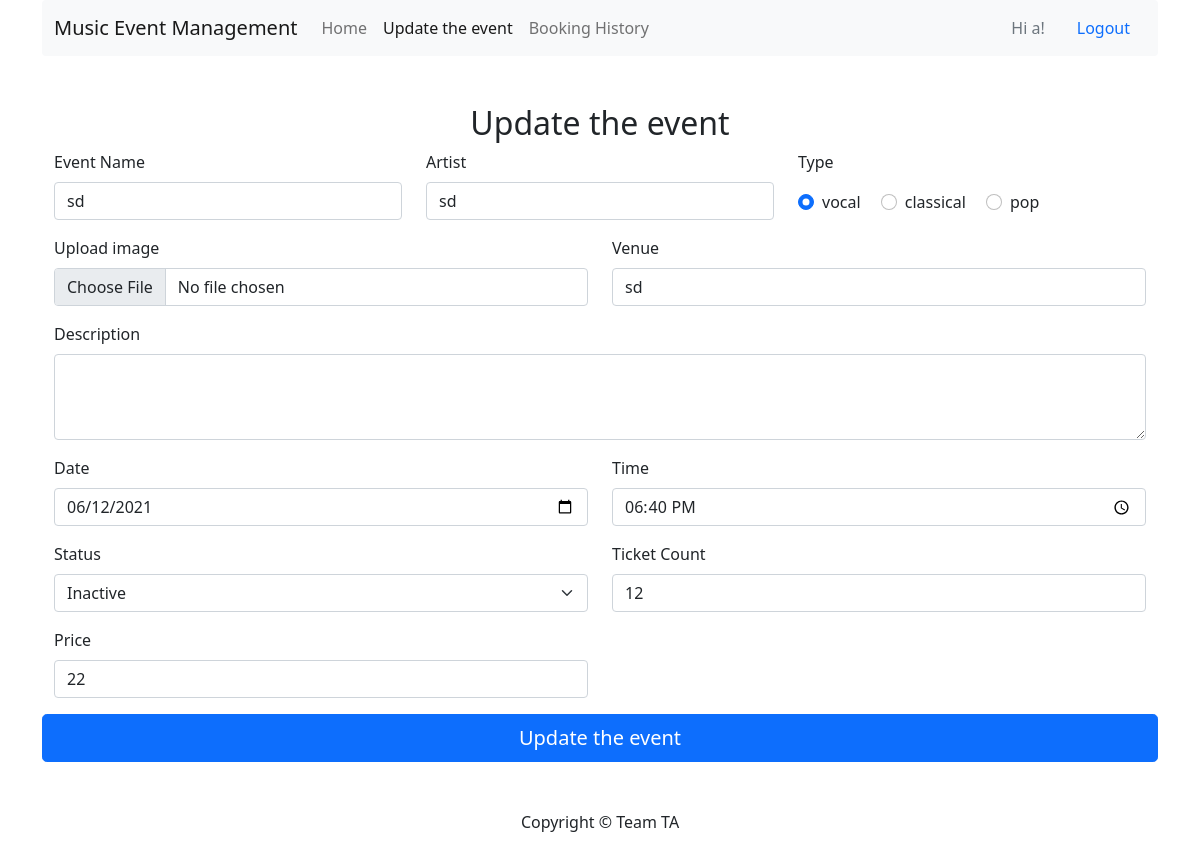
The app's page /admin/update_event?event_id=9 (signed in) with its own data.
### app/models.py (models this page shows, shortened)
class User(db.Model, UserMixin):
    __tablename__ = 'users'
    id = db.Column(db.Integer, primary_key=True)
    role = db.Column(db.String(32), index=False, nullable=False)
    username = db.Column(db.String(128), index=True,
                         unique=True, nullable=False)
    emailid = db.Column(db.String(128), index=False, nullable=False)
    phonenumber = db.Column(db.String(128), index=False, nullable=False)
    address = db.Column(db.String(128), nullable=True)
    password_hash = db.Column(db.String(128), nullable=False)
    comments = db.relationship('Comment', backref='user')
    bookings = db.relationship('Booking', backref='user')

class Event(db.Model):
    __tablename__ = 'events'
    id = db.Column(db.Integer, primary_key=True)
    name = db.Column(db.String(128), index=True, nullable=False)
    type = db.Column(db.String(64), nullable=False)
    venue = db.Column(db.String(128), nullable=False)
    datetime = db.Column(db.DateTime, nullable=False)
    price = db.Column(db.Integer)
    artist = db.Column(db.String(128), nullable=False)
    description = db.Column(db.String(384), nullable=False)
    ticketcount = db.Column(db.Integer, nullable=False)
    status = db.Column(db.String(64), nullable=False)
    creator_id = db.Column(
        db.Integer, db.ForeignKey('users.id'), nullable=False)
    comments = db.relationship('Comment', backref='events')

### app/admin/__init__.py (the view, shortened to what this page needs)
@bp.route('/update_event', methods=['POST', 'GET'])
@login_required
def update_event():
    if current_user.role != 'administrator':
        return redirect(url_for('main.content.list_items'))
    event_id = request.args.get('event_id')
    e1 = Event.query.filter_by(id=event_id).first()
    return render_template('admin/event_editor.html',
                           url=url_for('main.admin.update_event',
                                       event_id=event_id),
                           date=e1.datetime.date().strftime("%Y-%m-%d"),
                           time=e1.datetime.time().strftime("%H:%M"), e=e1,
                           title="Update the event")

### app/__init__.py (called while the page is built)
def create_app():
    app = Flask(__name__)
    app.debug = True
    app.secret_key = 'utroutoru'
    app.config['SQLALCHEMY_DATABASE_URI'] = 'sqlite:///database.db'
    db.init_app(app)
    bootstrap = Bootstrap(app)
    login_manager = LoginManager()
    login_manager.login_view = 'main.user.login'
    login_manager.init_app(app)
    from .models import User
    @login_manager.user_loader
    def load_user(user_id):
        return User.query.get(int(user_id))
    from . import views
    app.register_blueprint(views.bp)
    return app

### app/templates/admin/event_editor.html (shortened to what this page needs)
{% extends "base.html" %}{% block header %}
<li class="nav-item">
  <a class="nav-link" href="{{ url_for('main.content.list_items') }}">Home</a>
</li>
<li class="nav-item">
  <a class="nav-link active" href="{{ url }}">{{ title }}</a>
</li>
<li class="nav-item">
  <a class="nav-link" href="{{ url_for('main.order.booking_history') }}"
    >Booking History</a
  >
</li>
{% endblock %} {% block content %}
<div class="container col-xxl-8 px-4 py-5">
  <h2 class="text-center">{{ title }}</h2>
  <form class="row" action="{{ url }}" enctype='multipart/form-data' method="POST">
    <div class="col-4 mb-3">
      <label for="name" class="form-label">Event Name</label>
      <input
        type="text"
        class="form-control"
        name="name"
        id="name"
        placeholder="Event Name"
        value="{{ e.name }}"
        required
      />
    </div>
    <div class="col-4 mb-3">
      <label for="artist" class="form-label">Artist</label>
      <input
        type="text"
        class="form-control"
        name="artist"
        id="artist"
        placeholder="Artist"
        value="{{ e.artist }}"
        required
      />
    </div>
    <div class="col-4 mb-3">
      <p>Type</p>
      <div class="form-check form-check-inline">
        <input
          class="form-check-input"
          type="radio"
          name="type"
          id="vocal"
          value="vocal"
          {% if e.type == "vocal" %}
            checked
          {% endif %}
        />
        <label class="form-check-label" for="vocal">vocal</label>
      </div>
      <div class="form-check form-check-inline">
        <input
          class="form-check-input"
          type="radio"
          name="type"
          id="classical"
          value="classical"
        />
        <label class="form-check-label" for="classical">classical</label>
      </div>
      <div class="form-check form-check-inline">
        <input
          class="form-check-input"
          type="radio"
          name="type"
          id="pop"
          value="pop"
        />
        <label class="form-check-label" for="pop">pop</label>
      </div>
    </div>
    <div class="col-6 mb-3">
      <label for="image" class="form-label">Upload image</label>
      <input name="file" class="form-control" type="file" id="image" />
    </div>
    <div class="col-6 mb-3">
      <label for="venue" class="form-label">Venue</label>
      <input
        type="text"
        class="form-control"
        name="venue"
        id="venue"
        placeholder="Venue"
        value="{{ e.venue }}"
        required
      />
    </div>
    <div class="col-12 mb-3">
      <label for="description" class="form-label">Description</label>
      <textarea  name="description" class="form-control" id="description" rows="3">{{ e.description }}</textarea>
    </div>
    <div class="col-6 mb-3">
      <label for="date" class="form-label">Date</label>
      <input value="{{ date }}" name="date" type="date" class="form-control" id="date" required />
    </div>
    <div class="col-6 mb-3">
      <label for="time" class="form-label">Time</label>
      <input value="{{ time }}" name="time" type="time" class="form-control" id="time" required />
    </div>
    <div class="col-6 mb-3">
      <label for="status" class="form-label">Status</label>
      <select name="status" class="form-select" aria-label="Select the status">
        <option {% if e.status == "inactive" %} selected {% endif %} value="inactive">Inactive</option>
      </select>
    </div>
    <div class="col-6 mb-3">
      <label for="ticketcount" class="form-label">Ticket Count</label>
      <input
        type="number"
        class="form-control"
        name="ticketcount"
        id="ticketcount"
        value="{{ e.ticketcount }}"
        placeholder="Ticket Count"
        required
      />
    </div>
    <div class="col-6 mb-3">
      <label for="price" class="form-label">Price</label>
      <input
        type="number"
        class="form-control"
        name="price"
        id="price"
        value="{{ e.price }}"
        placeholder="Price"
        required
      />
    </div>
    <button class="w-100 btn btn-primary btn-lg" type="submit">
      {{ title }}
    </button>
  </form>
</div>
{% endblock %}

### app/templates/base.html (shortened to what this page needs)
<!DOCTYPE html>
<html lang="en">
  <head>
    <link
      href="https://cdn.jsdelivr.net/npm/bootstrap@5.0.1/dist/css/bootstrap.min.css"
      rel="stylesheet"
    />
  </head>
  <body>
    <header>
      <div class="container">
        <nav class="navbar navbar-expand-lg navbar-light bg-light rounded">
          <div class="container-fluid">
            <a
              class="navbar-brand"
              href="{{ url_for('main.content.list_items') }}"
              >Music Event Management</a
            >
            <div class="collapse navbar-collapse" id="navbars">
              <ul class="navbar-nav me-auto mb-2 mb-lg-0">
                {% block header %} {% endblock %}
              </ul>
              {% if current_user.is_authenticated %}
              <div class="nav-item">
                <a
                  class="nav-link disabled"
                  href="#"
                  tabindex="-1"
                  aria-disabled="true"
                >
                  Hi {{ current_user.username }}!</a
                >
              </div>
              {% endif %}
              <div class="nav-item">
                {% if current_user.is_authenticated %}
                <a class="nav-link" href="{{ url_for('main.user.logout') }}"
                  >Logout</a
                >
                {% else %}
                <a class="nav-link" href="{{ url_for('main.user.login') }}"
                  >Login</a
                >
                {% endif %}
              </div>
            </div>
          </div>
        </nav>
      </div>
    </header>
    <main>
      {% block content %} {% endblock %}
    </main>
    <footer class="footer">
      <div class="container text-center">
        <p>Copyright &copy; Team TA</p>
      </div>
    </footer>
  </body>
</html>

### records on screen
User: username "a"
Event: name "sd", artist "sd", type "☑ vocal", type "☐ classical", type "☐ pop", venue "sd", status "Inactive", ticketcount "12", price "22"

### other values on screen
{{ title }} "Update the event"
